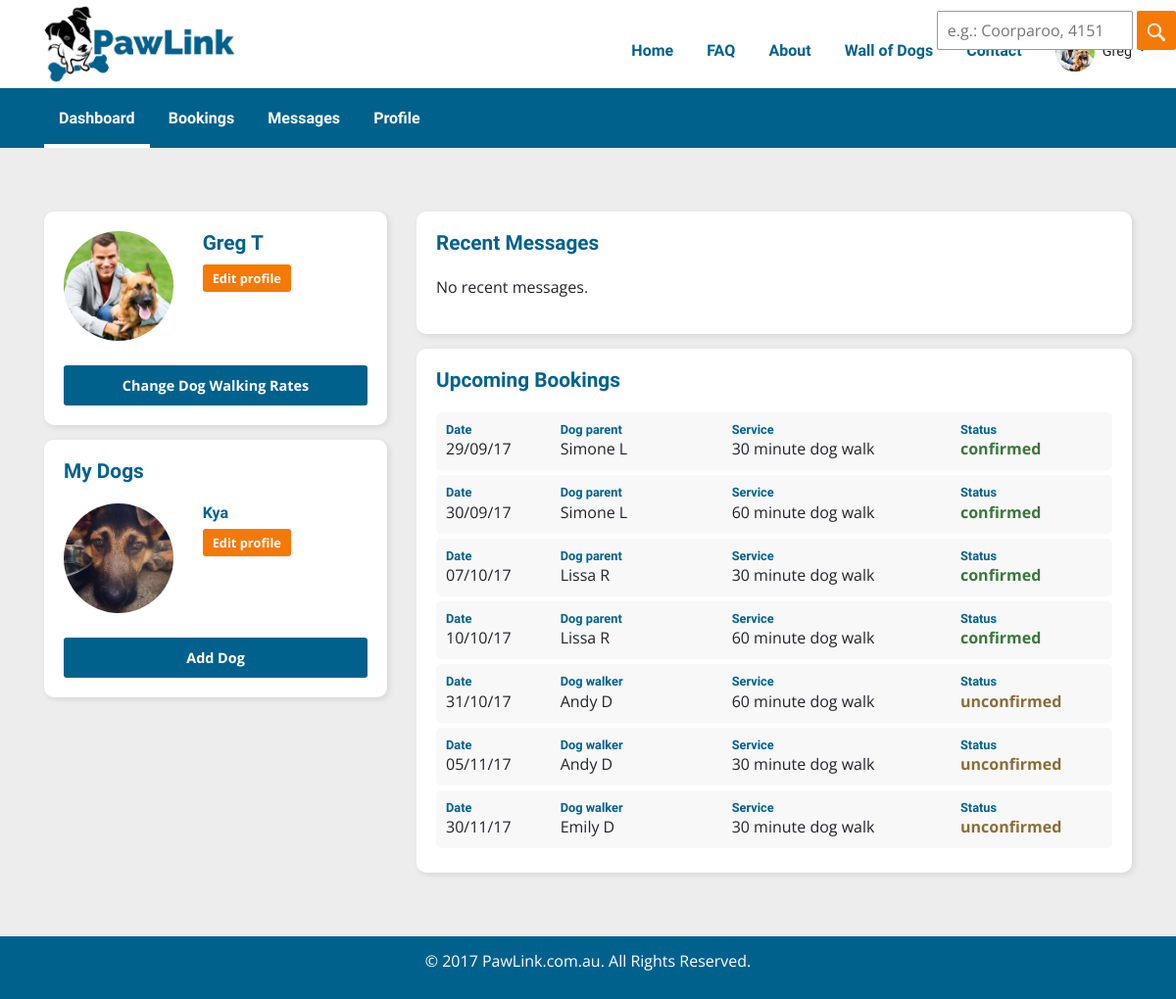
Screenshot of /?controller=profiles&action=dashboard (signed in) with the database file from the repository.
### tables this page shows
CREATE TABLE `dogs` (
  `dogID` int(10) UNSIGNED NOT NULL,
  `dogName` varchar(255) NOT NULL,
  `dogProfileImage` varchar(255) DEFAULT NULL,
  `breed` varchar(255) NOT NULL,
  `birthYear` year(4) NOT NULL,
  `gender` varchar(255) NOT NULL,
  `dogDescription` text NOT NULL,
  `userID` int(10) UNSIGNED NOT NULL
);

CREATE TABLE `bookings` (
  `bookingID` bigint(20) UNSIGNED NOT NULL,
  `ownerUserID` int(10) UNSIGNED NOT NULL,
  `walkerUserID` int(10) UNSIGNED NOT NULL,
  `duration` varchar(255) NOT NULL,
  `noDogs` tinyint(4) NOT NULL,
  `dateTime` datetime NOT NULL,
  `status` varchar(255) NOT NULL
);

CREATE TABLE `users` (
  `userID` int(10) UNSIGNED NOT NULL,
  `firstName` varchar(255) NOT NULL,
  `lastName` varchar(255) NOT NULL,
  `email` varchar(255) NOT NULL,
  `phone` varchar(255) NOT NULL,
  `password` varchar(255) NOT NULL,
  `address` varchar(255) NOT NULL,
  `suburb` varchar(255) NOT NULL,
  `postcode` int(11) NOT NULL,
  `state` varchar(255) NOT NULL,
  `latitude` varchar(255) DEFAULT NULL,
  `longitude` varchar(255) DEFAULT NULL,
  `userRole` varchar(255) NOT NULL
);

### index.php (called while the page is built, shortened)
<?php
require_once('model/db.php');
require_once('model/dbFunctions.php');
if (isset($_SESSION['userstate']) && ($_SESSION['userstate'] == 'member')) {
    if (isset($_SESSION['profileID'])) {
        $availableControllers = array('bookings', 'feedback', 'messages', 'payments', 'profiles', 'publicpages', 'users', 'search');
    } else {
        $availableControllers = array('users', 'publicpages', 'profiles');
    }
} else {
    $availableControllers = array('users', 'publicpages', 'search');
}
if ( isset($_GET['controller']) ) {
    if ( in_array($_GET['controller'], $availableControllers) ){
        $controller = $_GET['controller'];
    } else {
        $controller = 'publicpages';
    }
} else {
    $controller = 'publicpages';
}
require_once('controllers/'.$controller.'.php');
?>

### model/dbFunctions.php (called while the page is built, shortened)
<?php
function sqlQuery($sql, $return_type) {
     GLOBAL $db;
     $query = $db->prepare($sql);
     $data = $query->execute();
     if(!empty($return_type) && $return_type != 'all') {
         switch ($return_type) {
             case 'count':
                 $data = $query->rowCount();
                 break;
             case 'single':
                 $data = $query->fetch(PDO::FETCH_ASSOC);
                 break;
             default:
                 $data = $query->fetch(PDO::FETCH_ASSOC);
                 break;
         }
     } else {
         if($query->rowCount() > 0) {
             $data = $query->fetchAll(PDO::FETCH_ASSOC);
         } else {
             return false;
         }
         return $data;
     }
     return $data;
 }
function selectData($table, $conditions = array()) {
    GLOBAL $db;
    $sql = 'SELECT ';
    $sql .= array_key_exists("select", $conditions)?$conditions['select']:'*';
    $sql .= ' FROM '.$table;
    if(array_key_exists("where", $conditions)) {
        $sql .= ' WHERE ';
        $i = 0;
        foreach ($conditions['where'] as $key => $value) {
            $pre = ($i > 0)? ' AND ':'';
            $sql .= $pre.$key." = '".$value."'";
            $i++;
        }
    }
    $query = $db->prepare($sql);
    $data = $query->execute();
    if(array_key_exists("return type", $conditions) && $conditions['return type'] != 'all') {
        switch ($conditions['return type']) {
            case 'single':
                $data = $query->fetch(PDO::FETCH_ASSOC);
                break;
        }
    } else {
        if($query->rowCount() > 0) {
            $data = $query->fetchAll(PDO::FETCH_ASSOC);
        } else {
            return false;
        }
        return $data;
    }
    return $data;
}
 ?>

### view/dashboard.php (the view)
<div class="wrapper memberPage">
    <div class="container">
        <div class="row">
            <div class="col-md-4">
                <div class="dashboard-box profile-box">
                    <div class="row">
                        <div class="col-5">
                            <a href="?controller=profiles&action=profile&profileID=<?php echo $_SESSION['profileID']; ?>">
                                <img src= "<?php if (isset($_SESSION['profileImage'])) {
                                    echo 'view/uploads/'.$_SESSION['profileImage'];
                                } else {
                                    echo 'view/uploads/defaultProfile';
                                } ?> ">
                            </a>
                        </div>
                        <div class="col-7">
                            <a href="?controller=profiles&action=profile&profileID=<?php echo $_SESSION['profileID']; ?>">
                                <h3><?php echo $_SESSION['displayName'] ?></h3>
                            </a>
                            <a class="edit-profile-btn" href="?controller=profiles&action=edit_profile">Edit profile</a>
                        </div>
                    </div>
                    <a href="?controller=profiles&action=rates" class="blue-btn">
                        <?php if ( isset($rates['status']) && $rates['status'] == 'active' ) { ?>
                            Change Dog Walking Rates
                        <?php } else if ( (isset($rates['status']) && $rates['status'] == 'inactive') || !isset($rates['status'])) {?>
                            Become a Dog Walker
                        <?php } ?>
                    </a>
                </div>
                <div class="dashboard-box my-dogs">
                    <h3>My Dogs</h3>
                    <?php
                    if (!empty($dogs)) {
                        foreach ($dogs as $dog) { ?>
                    <div class="row">
                        <div class="col-5">
                            <a href="?controller=profiles&action=dog_profile&dogID=<?php echo $dog['dogID']; ?>">
                                <img src= "<?php if ( isset($dog['dogProfileImage']) ) {
                                    echo 'view/uploads/'.$dog['dogProfileImage'];
                                } else {
                                    echo 'view/uploads/defaultDog.png';
                                }?>">
                            </a>
                        </div>
                        <div class="col-7">
                            <a href="?controller=profiles&action=dog_profile&dogID=<?php echo $dog['dogID']; ?>">
                                <h4><?php echo $dog['dogName']; ?></h4>
                            </a>
                            <a class="edit-profile-btn" href="?controller=profiles&action=edit_dog&dogID=<?php echo $dog['dogID']; ?>">Edit profile</a>
                        </div>
                    </div>
                    <?php
                        }
                    }
                    ?>
                    <div class="centre-content">
                        <a href="?controller=profiles&action=dog_register" class="blue-btn dashboard-add-dog-btn">Add Dog</a>
                    </div>
                </div>
            </div>
            <div class="col-md-8">
                <div class="dashboard-box messages-box">
                    <h3>Recent Messages</h3>
                    <p>No recent messages.</p>
                </div>
                <div class="dashboard-box">
                    <h3>Upcoming Bookings</h3>
                    <?php
                    if(!empty($bookings)) {?>
                        <?php
                        foreach ($bookings as $booking) {
                            if ($_SESSION['userID'] == $booking['ownerUserID']){
                                $prefix = 'walker';
                                $title = 'Dog walker';
                            } else {
                                $prefix = 'owner';
                                $title = 'Dog parent';
                            } ?>
                            <div class="dashboard-booking-row">
                                <div class="row">
                                    <div class="col-sm-2 dashboard-booking-row-col">
                                        <h4>Date</h4>
                                        <p><?php echo date('d/m/y ',strtotime($booking['dateTime'])); ?></p>
                                    </div>
                                    <div class="col-sm-3 dashboard-booking-row-col">
                                        <h4><?php echo $title; ?></h4>
                                        <p><?php echo $booking[$prefix.'FirstName']." ".substr($booking[$prefix.'LastName'], 0,1); ?></p>
                                    </div>
                                    <div class="col-sm-4 dashboard-booking-row-col">
                                        <h4>Service</h4>
                                        <p><?php echo $booking['duration']; ?> minute dog walk</p>
                                    </div>
                                    <div class="col-sm-3 dashboard-booking-row-col">
                                        <h4>Status</h4>
                                        <?php
                                        if ($booking['status'] == 'unconfirmed') {?>
                                                <p><strong class="dashboard-unconfirmed"><?php echo $booking['status']; ?></strong></p>
                                        <?php
                                        } else { ?>
                                                <p><strong class="dashboard-confirmed"><?php echo $booking['status']; ?></strong></p>
                                        <?php
                                        } ?>
                                    </div>
                                </div>
                            </div>
                        <?php
                        }
                    } else {
                        echo "<p>No upcoming bookings.</p>";
                    }
                     ?>
                </div>
            </div>
        </div>
    </div>
</div>

### view/css/styles.css (style rules this page uses)
body { font-family: 'Open Sans', sans-serif; background-color: #00618c; }
.wrapper { background-color: #ededed; }
h3 { font-family: 'Raleway', sans-serif; font-weight: 700; color: #00618c; font-size: 1.3em; }
h4 { font-family: 'Raleway', sans-serif; font-weight: 700; color: #00618c; font-size: 1em; }
a { color: #252525; }
a:link , a:visited, a:hover, a:active, a:focus { text-decoration: none; }
.centre-content { text-align: center; }
img { max-width: 100%; }
.blue-btn { display: block; background: #00618c; color: #fff; padding: 10px; font-size: .9em; text-align: center; font-weight: 700; margin-top: 25px; border-radius: 3px; }
.edit-profile-btn { background: #f47907; color: #fff; font-weight: 700; padding: 5px 10px; border-radius: 3px; font-size: .8em; }
.memberPage { padding: 50px 0; }
.dashboard-box { background-color: #FFF; padding: 20px; margin: 15px 0; border-radius: 10px; -webkit-box-shadow: 2px 2px 6px rgba(0,0,0,.1); box-shadow: 2px 2px 6px rgba(0,0,0,.1); }
.dashboard-box h3 { margin-bottom: 20px; }
.profile-box img { border-radius: 1000px; }
.profile-box h3 { margin-bottom: 10px; }
.my-dogs img { border-radius: 1000px; margin-bottom: 20px; }
.dashboard-add-dog-btn { margin-top: 5px; }
.dashboard-booking-row { padding: 10px; background: #f8f8f8; margin-bottom: 5px; border-radius: 5px; }
.dashboard-booking-row h4 { font-size: .8em; margin-bottom: 0; }
.dashboard-booking-row p { margin-bottom: 0; }
.dashboard-unconfirmed { color: #8a6d3b; }
.dashboard-confirmed { color: #3c763d; }

### rows the page displays
dogs: dogProfileImage (picture), dogName "Kya"
bookings: dateTime "29/09/17", ownerUserID "Dog parent", ownerUserID.firstName "Simone", ownerUserID.lastName "L", duration "30", status "confirmed"
bookings: dateTime "30/09/17", ownerUserID "Dog parent", ownerUserID.firstName "Simone", ownerUserID.lastName "L", duration "60", status "confirmed"
bookings: dateTime "07/10/17", ownerUserID "Dog parent", ownerUserID.firstName "Lissa", ownerUserID.lastName "R", duration "30", status "confirmed"
bookings: dateTime "10/10/17", ownerUserID "Dog parent", ownerUserID.firstName "Lissa", ownerUserID.lastName "R", duration "60", status "confirmed"
bookings: dateTime "31/10/17", ownerUserID "Dog walker", walkerUserID.firstName "Andy", ownerUserID.lastName "D", duration "60", status "unconfirmed"
bookings: dateTime "05/11/17", ownerUserID "Dog walker", walkerUserID.firstName "Andy", ownerUserID.lastName "D", duration "30", status "unconfirmed"
bookings: dateTime "30/11/17", ownerUserID "Dog walker", walkerUserID.firstName "Emily", ownerUserID.lastName "D", duration "30", status "unconfirmed"

### other values shown
$_SESSION['firstName'] "Greg"
$_SESSION['displayName'] "Greg T"
